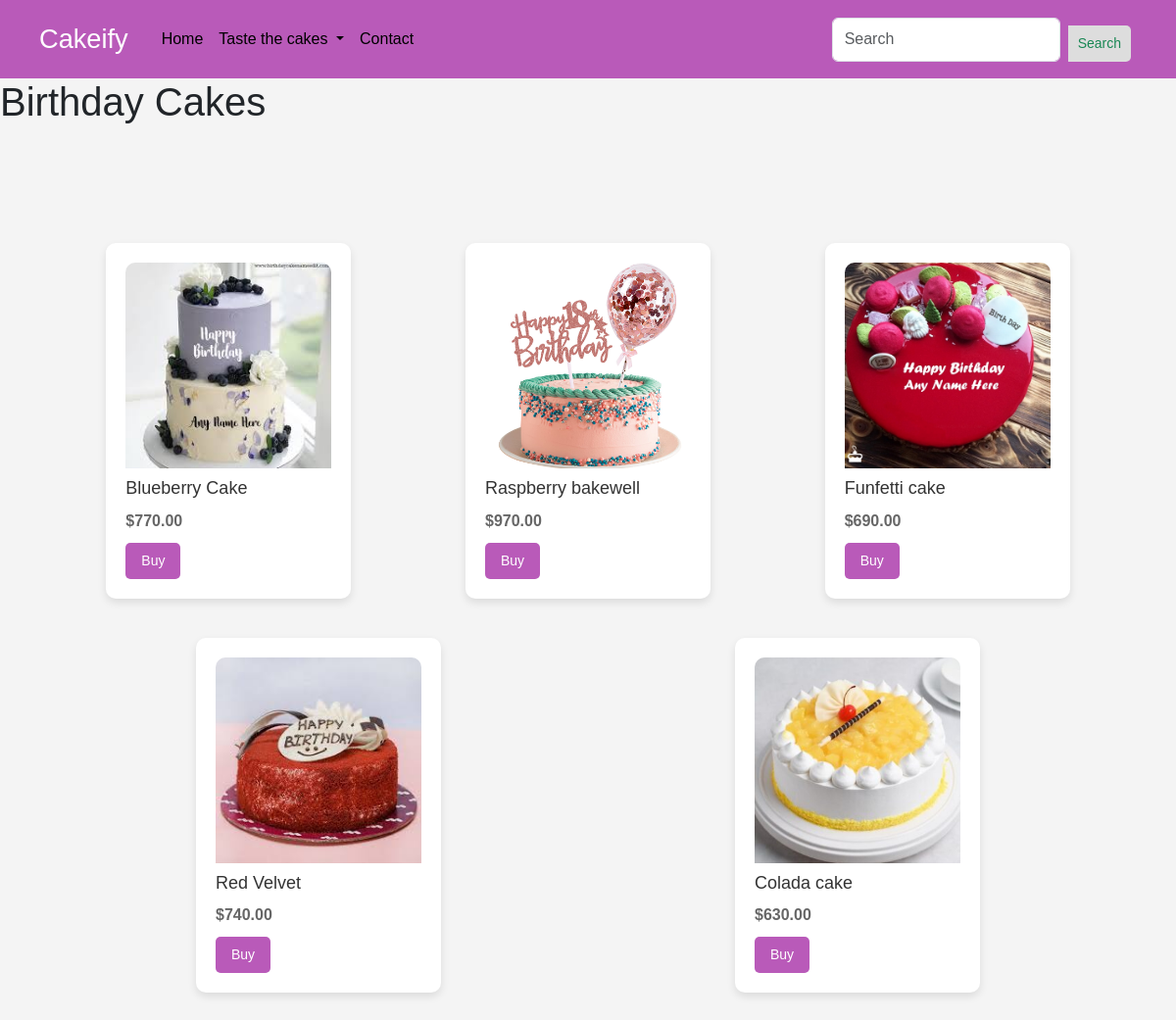
Screenshot of /birth/ with the database file from the repository.
### TastyCakes/models.py (models this page shows)
class Birthday_cake(models.Model):
    image=models.ImageField(upload_to='birthday_cake_img/')
    name=models.CharField(max_length=100)
    price=models.DecimalField(max_digits=5, decimal_places=2)

### TastyCakes/views.py (the view)
# urls.py: path('birth/', views.birth, name='birth'),
def birth(request):
  birthday_cake_var=Birthday_cake.objects.all()
  return render(request, 'birth.html', {'birthday_cake_var': birthday_cake_var})

### templates/birth.html (shortened to what this page needs)
{% load static %}
<!DOCTYPE html>
<html lang="en">
<head>
    <link href="https://cdn.jsdelivr.net/npm/bootstrap@5.3.3/dist/css/bootstrap.min.css" rel="stylesheet">
</head>
<body>
  <nav class="navbar navbar-expand-lg">
    <div class="container-fluid">
      <a class="navbar-brand" href="{%url 'index' %}">Cakeify</a>
      <div class="collapse navbar-collapse" id="navbarSupportedContent">
        <ul class="navbar-nav me-auto mb-2 mb-lg-0">
          <li class="nav-item">
            <a class="nav-link active" aria-current="page" href="{%url 'index' %}">Home</a>
          </li>
          <li class="nav-item dropdown">
            <a class="nav-link dropdown-toggle" href="#" role="button" data-bs-toggle="dropdown" aria-expanded="false">
              Taste the cakes
            </a>
          </li>
          <li class="nav-item">
            <a class="nav-link active" aria-current="page" href="{%url 'contact' %}">Contact</a>
          </li>
        </ul>
        <form class="d-flex" role="search">
          <input class="form-control me-2" type="search" placeholder="Search" aria-label="Search">
          <button class="btn btn-outline-success" type="submit">Search</button>
        </form>
      </div>
    </div>
</nav>
<div class="header">
  <h1>Birthday Cakes</h1>
</div>
  <div class="container">
      {% for cake in birthday_cake_var %}
      <div class="product">
          <img src="{{cake.image.url }}" alt="{{ cake.name }}">
          <h3>{{ cake.name }}</h3>
          <p>${{ cake.price }}</p>
          <div class="product-buttons">
              <button class="buy-button" onclick="placeOrder('{{ cake.name }}', {{ cake.price }})">Buy</button>
          </div>
      </div>
      {% endfor %}
  </div>
</body>

### templates/birth.html (style rules this page uses)
body { font-family: Arial, sans-serif; margin: 0; padding: 0; background-color: #f4f4f4; }
.container { display: flex; flex-wrap: wrap; justify-content: space-around; padding: 20px; margin-top: 80px; }
.product { width: 250px; background-color: #fff; border-radius: 10px; padding: 20px; margin: 20px; box-shadow: 0 4px 8px rgba(0, 0, 0, 0.1); transition: transform 0.3s ease-in-out; }
.product img { width: 100%; border-radius: 10px 10px 0 0; }
.product h3 { margin-top: 10px; font-size: 18px; color: #333; }
.product p { margin: 10px 0; font-size: 16px; font-weight: bold; color: #666; }
.product-buttons { display: flex; justify-content: space-between; align-items: center; }
.buy-button, .add-to-cart-button { padding: 8px 16px; font-size: 14px; border: none; border-radius: 5px; cursor: pointer; transition: background-color 0.3s ease; }
.buy-button { background-color: rgba(185, 90, 185, 1); color: white; }
.navbar { background-color: #6c757d; overflow: hidden; padding: 10px; }
.navbar a { float: left; display: block; color: white; text-align: center; padding: 10px; text-decoration: none; font-family: sans-serif; }
button[type=submit] { float: right; padding: 8px 10px; margin-top: 8px; margin-right: 16px; background: #ddd; font-size: 14px; border: none; cursor: pointer; border-radius: 0 5px 5px 0; }
.navbar { background-color: rgba(185, 90, 185, 1); padding: 18px 18px; height: 80px; }
.navbar-brand { color: black; font-size: 1.7rem; }
.navbar-nav .nav-link { color: black; }

### rows the page displays
Birthday_cake: image (picture), name "Blueberry Cake", price "770.00"
Birthday_cake: image (picture), name "Raspberry bakewell", price "970.00"
Birthday_cake: image (picture), name "Funfetti cake", price "690.00"
Birthday_cake: image (picture), name "Red Velvet", price "740.00"
Birthday_cake: image (picture), name "Colada cake", price "630.00"
